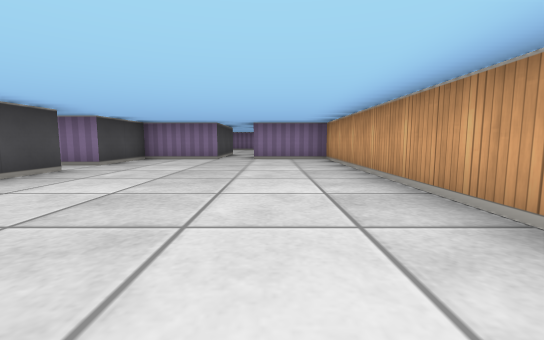
[1] (above)

21 first-person views from a walk through a cub3D ray-caster map. The camera is about half as high as the walls, tilts 6° down and sees 90° across. The floor is counted in squares. Each view is taken from the middle of a square. On the plan, view 1 faces up. The plan holds only what a view shows up to about 9 squares ahead; the rest is blank.

[2]
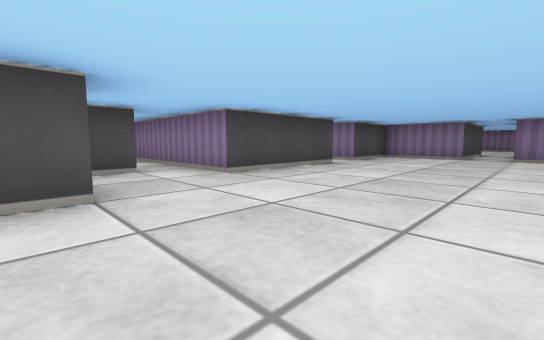

[3]
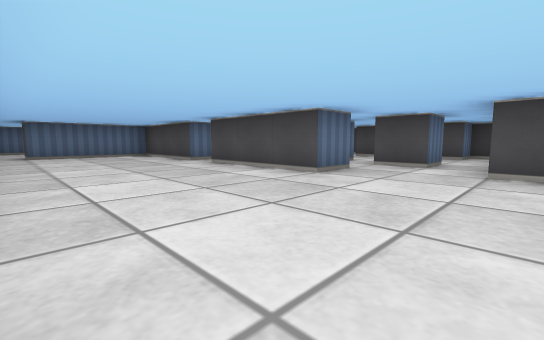

[4]
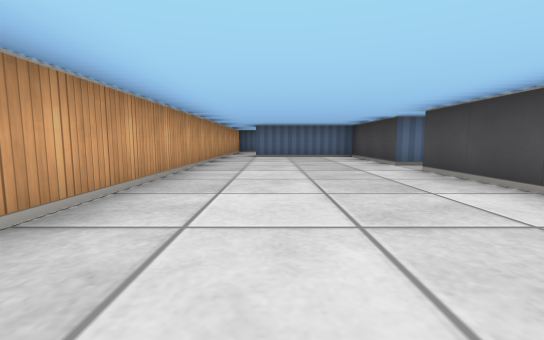

[5]
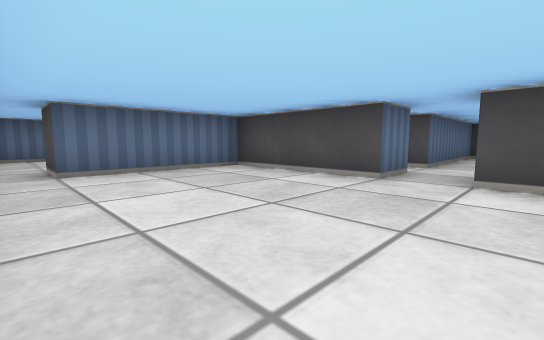

[6]
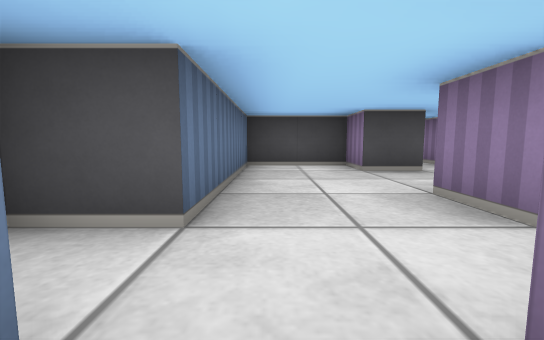

[7]
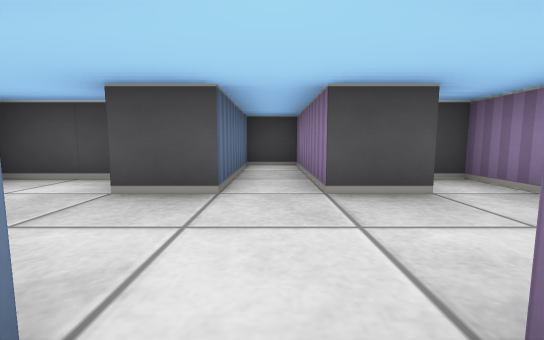

[8]
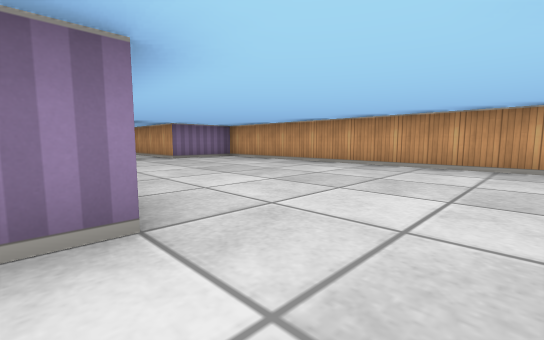

[9]
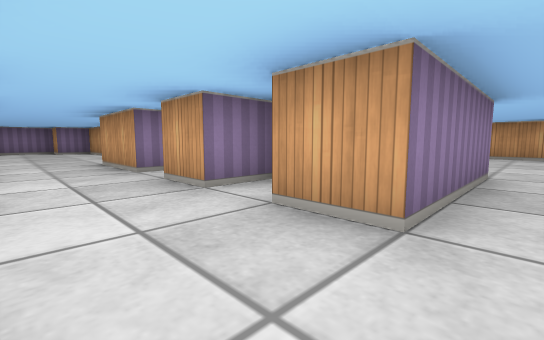

[10]
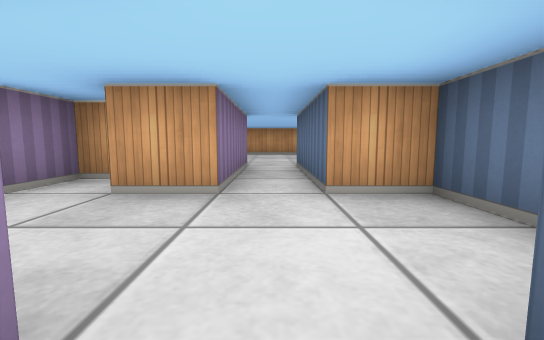

[11]
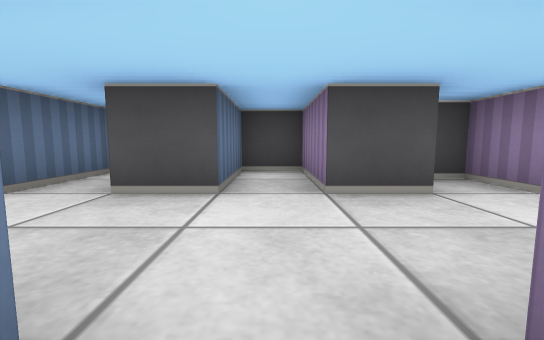

[12]
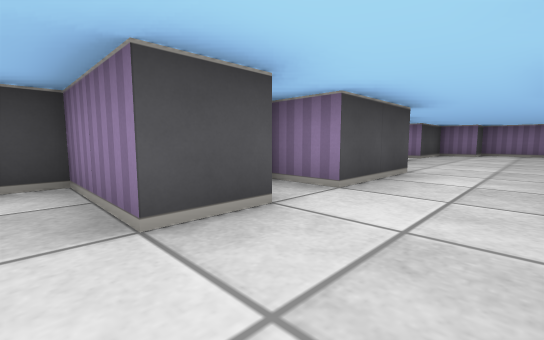

[13]
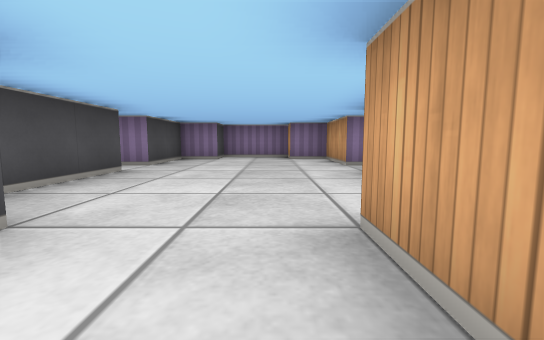

[14]
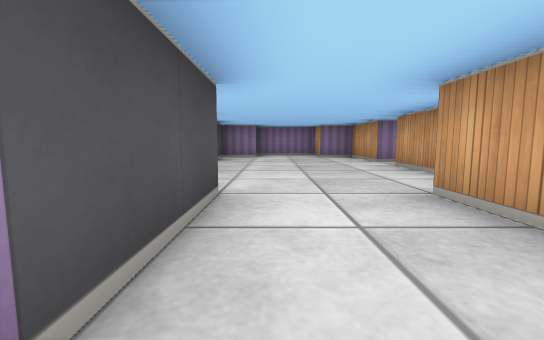

[15]
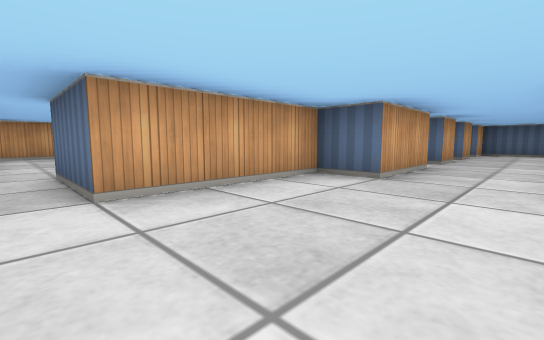

[16]
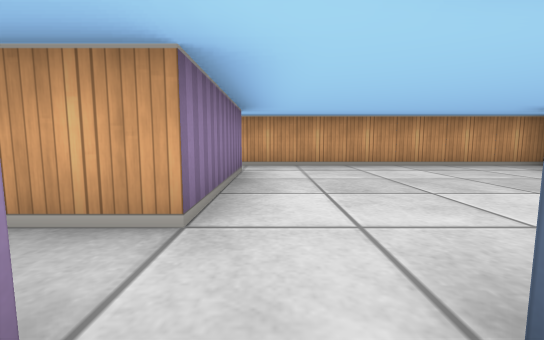

[17]
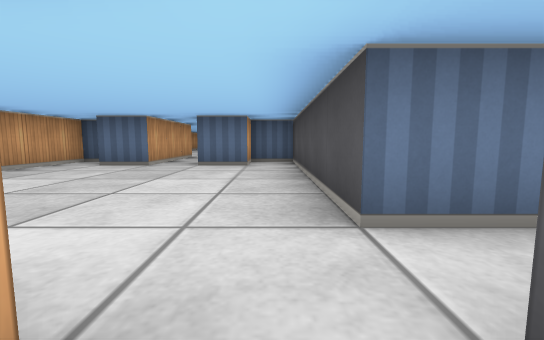

[18]
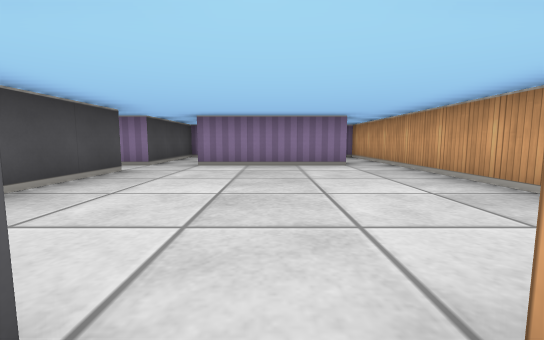

[19]
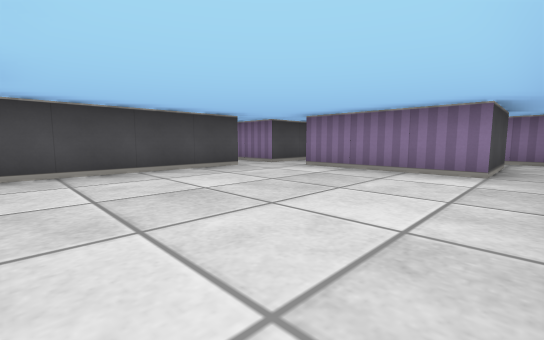

[20]
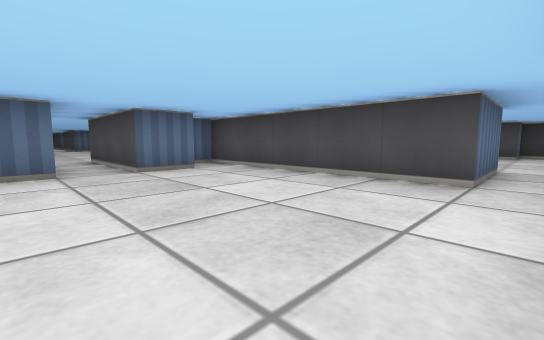

[21]
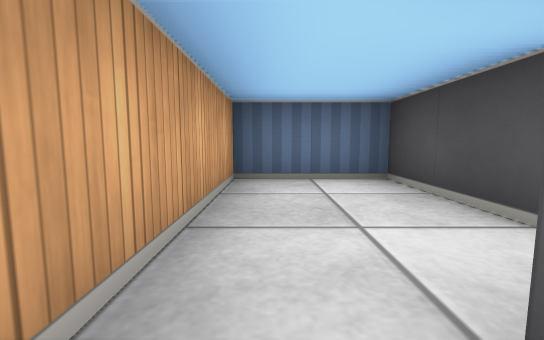

### Floor plan
Ten units are one square. View 1 is at (0, 0); x grows to the right and y downward. Boxes are objects, and circles mark ways between rooms. Rooms are numbered by the first view taken in them; rooms with no view inside come last. Other rooms are left out.
<svg viewBox="-110 -190 130 310">
<path fill="none" stroke="#000" d="M-36 5 -25 5 -25 35M-36 45 -25 45 -25 75 5 75M-65 -45 -35 -45 -35 -15 -45 -15M-15 -75 -35 -75 -35 -55 -65 -55M15 75 15 -75 -5 -75M-45 25 -55 25M-55 -5 -45 -5 -45 5M-45 -15 -85 -15 -85 -5 -75 -5 -75 5 -105 5 -105 15 -75 15 -75 25 -85 25 -85 45 -45 45 -45 55M-80 -35 -65 -35 -65 -45M-102 -45 -85 -45M-85 -75 -105 -75 -105 -65 -85 -65 -85 -55M-65 -55 -65 -65M-55 -70 -55 -75 -65 -75M-85 -86 -85 -75M-60 -95 -65 -95 -65 -115M-65 -75 -65 -85 -61 -85M-85 -116 -85 -95 -95 -95 -95 -90M-105 -150 -105 -145 -95 -145 -95 -125M-55 -155 -55 -175 -65 -175 -65 -185 -85 -185 -85 -175 -95 -175 -95 -155 -101 -155M-65 -115 -55 -115 -55 -145M5 -155 -25 -155M-35 -155 -55 -155M15 -95 15 -155M-55 -145 -35 -145 -35 -95 -25 -95 -25 -105 -15 -105 -15 -75M-5 -75 -5 -105 5 -105M5 -175 5 -155M-25 -155 -25 -165M-35 -185 -35 -155M15 -155 15 -185 4 -185M-5 95 -5 115 15 115 15 75M5 75 5 85"/>
<circle cx="-30" cy="40" r="3" fill="#2a7"/>
<circle cx="-35" cy="-5" r="3" fill="#2a7"/>
<circle cx="-60" cy="-50" r="3" fill="#2a7"/>
<circle cx="-10" cy="-80" r="3" fill="#2a7"/>
<circle cx="10" cy="80" r="3" fill="#2a7"/>
<circle cx="-75" cy="-60" r="3" fill="#2a7"/>
<circle cx="-75" cy="-80" r="3" fill="#2a7"/>
<circle cx="-75" cy="-105" r="3" fill="#2a7"/>
<circle cx="-45" cy="-150" r="3" fill="#2a7"/>
<circle cx="-30" cy="-165" r="3" fill="#2a7"/>
<circle cx="10" cy="-165" r="3" fill="#2a7"/>
<text x="-10" y="-10">1</text>
<text x="-60" y="20">2</text>
<text x="-80" y="-50">3</text>
<text x="-80" y="-70">4</text>
<text x="-80" y="-90">5</text>
<text x="-80" y="-150">6</text>
<text x="-10" y="-130">7</text>
<text x="-10" y="-170">8</text>
<text x="0" y="100">9</text>
</svg>
Room 1 opens to room 2. Room 1 opens to room 3. Room 1 opens to room 7. Room 1 opens to room 9. Room 3 opens to room 4. Room 4 opens to room 5. Room 5 opens to room 6. Room 6 opens to room 7. Room 7 opens to room 8.

Where each view was taken, in squares from view 1:
view 1: 0 up, 0 right, facing up
view 2: 1 down, 0 right, facing up-left
view 3: 2 up, 1 right, facing down-left
view 4: 1 up, 0 right, facing down
view 5: 3 down, 1 right, facing down-left
view 6: 4 down, 3 left, facing left
view 7: 1 down, 5 left, facing left
view 8: 0 up, 4 left, facing up-right
view 9: 5 up, 8 left, facing up-right
view 10: 5 up, 9 left, facing right
view 11: 7 up, 6 left, facing left
view 12: 7 up, 7 left, facing up-left
view 13: 10 up, 7 left, facing up
view 14: 9 up, 8 left, facing up
view 15: 15 up, 8 left, facing down-right
view 16: 15 up, 4 left, facing right
view 17: 16 up, 3 left, facing down
view 18: 10 up, 1 left, facing up
view 19: 11 up, 1 right, facing up-left
view 20: 15 up, 0 right, facing down-left
view 21: 8 down, 1 right, facing down
